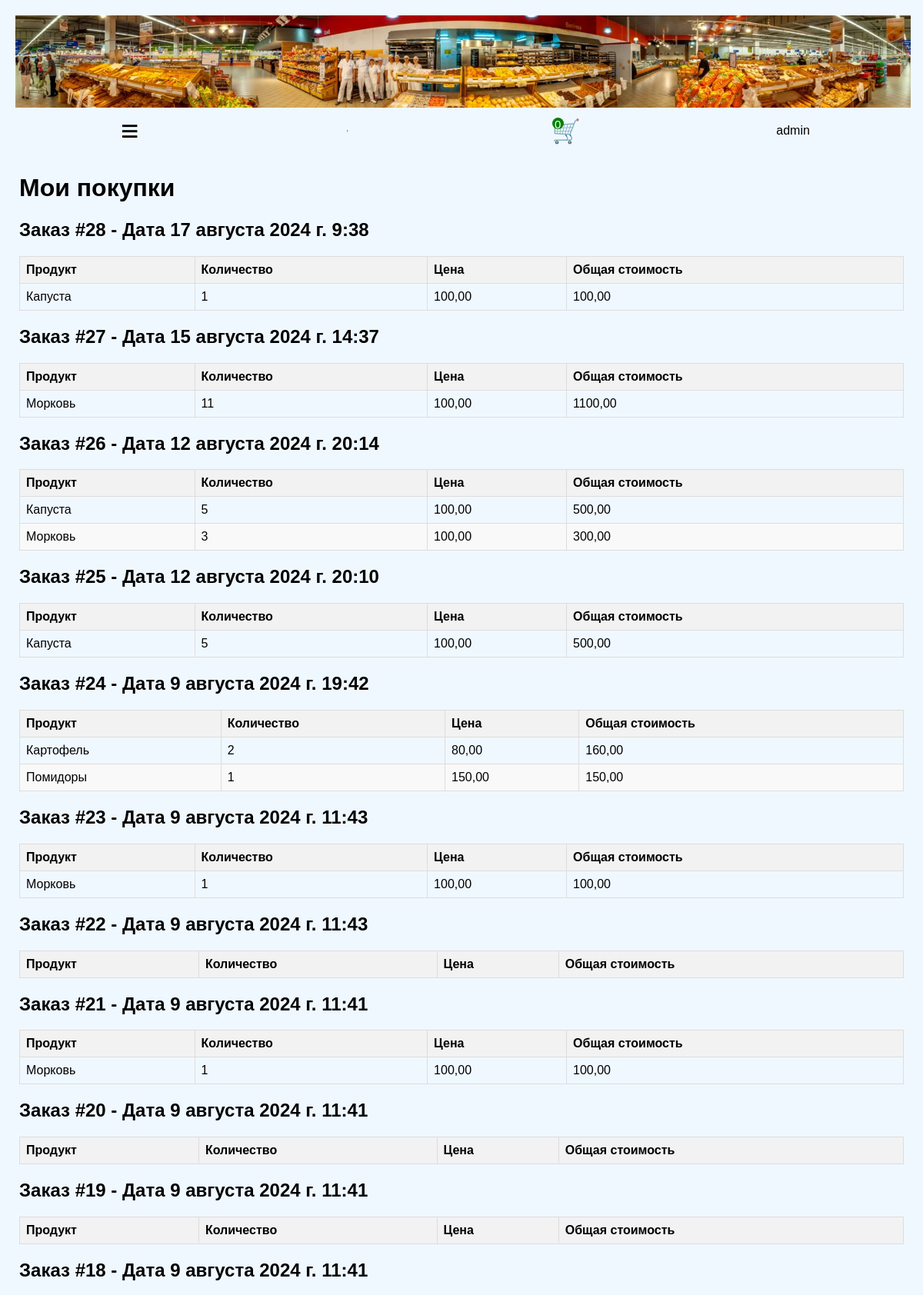
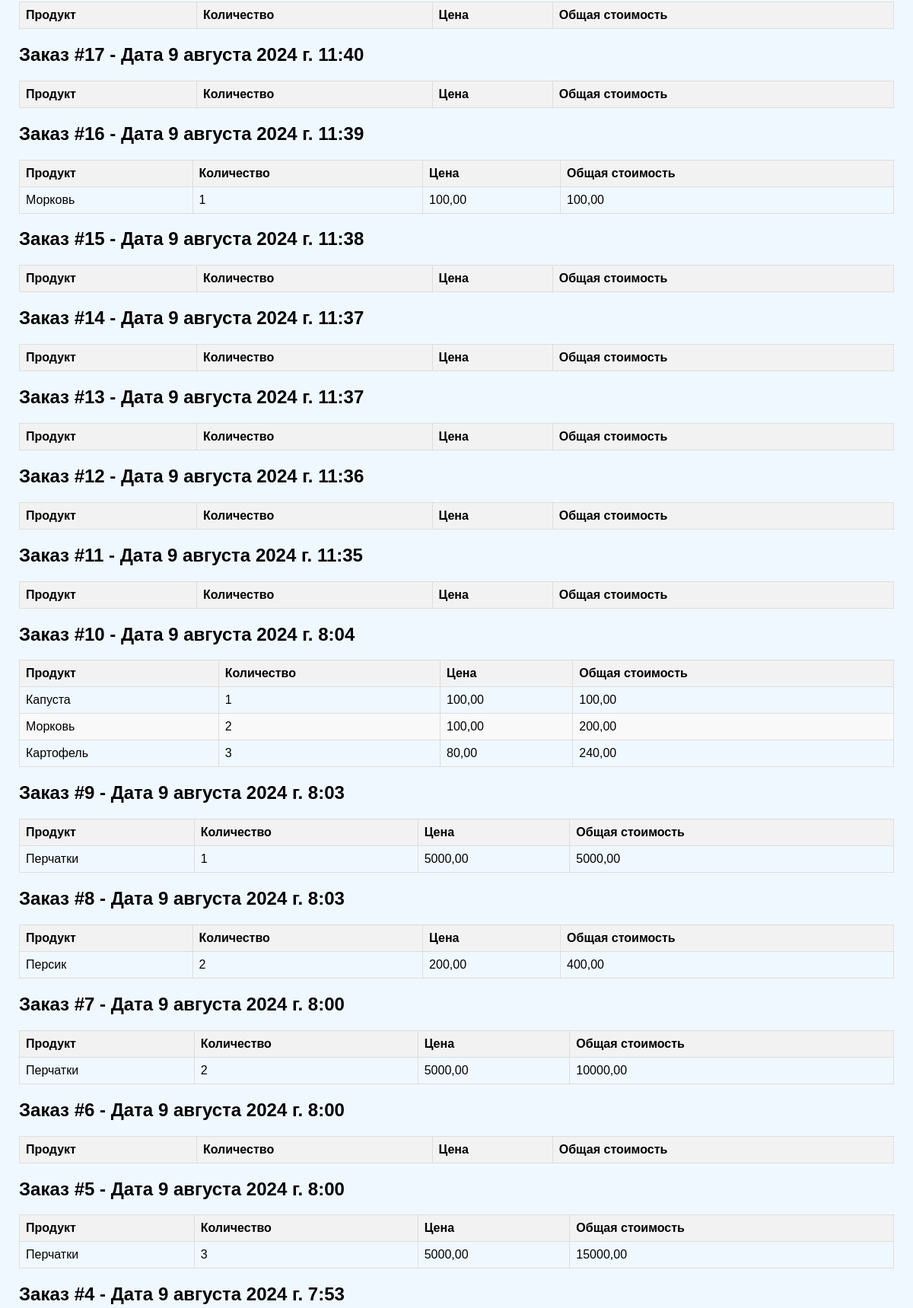
Page /order/ (signed in, upper part) on the committed database (2 pictures, top to bottom).
### shop/models.py (models this page shows, shortened)
class User(AbstractUser):
    email_validator = EmailValidator()
    phone_number = models.CharField(max_length=12, blank=True)
    on_the_list = models.BooleanField(default=False)

class Order(models.Model):
    user = models.ForeignKey(User, on_delete=models.CASCADE)
    created_at = models.DateTimeField(auto_now_add=True)
    updated_at = models.DateTimeField(auto_now=True)
    status = models.CharField(
        max_length=20,
        choices=[
            ("Pending", "Pending"),
            ("Completed", "Completed"),
            ("Cancelled", "Cancelled"),
        ],
    )
    total_price = models.DecimalField(max_digits=10, decimal_places=2)
    class Meta:
        ordering = ["-created_at"]
    def get_order_items(self):
        return self.order_items.all()

class OrderItem(models.Model):
    order = models.ForeignKey(
        Order, related_name="order_items", on_delete=models.CASCADE
    )
    product = models.ForeignKey(Product, on_delete=models.CASCADE)
    quantity = models.PositiveIntegerField(default=1)
    price = models.DecimalField(
        max_digits=10, decimal_places=2
    )  # Цена товара на момент заказа
    @property
    def total_price(self) -> int:
        return self.quantity * self.price

class Product(models.Model):
    name = models.CharField(max_length=255)
    description = models.TextField()
    price = models.DecimalField(max_digits=10, decimal_places=2)
    image = models.ImageField(upload_to="shop/media/products")
    created_at = models.DateTimeField(auto_now_add=True)
    updated_at = models.DateTimeField(auto_now=True)
    category = models.ForeignKey(
        Category,
        on_delete=models.SET_NULL,
        null=True,
        blank=True,
        related_name="product_set",
    )
    discount = models.DecimalField(
        max_digits=5, decimal_places=2, null=True, blank=True
    )
    is_active = models.BooleanField(default=True)
    stock_quantity = models.PositiveIntegerField(default=0)
    attributes = models.JSONField(blank=True, null=True)

### shop/views.py (the view)
# urls.py: path("order/", views.order, name="order"),
def order(request):
    user = request.user
    orders = get_orders(user)
    return render(request, "order.html", {"orders": orders})

### shop/cont_processor/count_bascket.py (called while the page is built)
def count_products_in_bascket(request):
    try:
        cart = Cart.objects.get(user=request.user)
        count = cart.items.count()
        print(count)
        return {"count": count}
    except Exception as e:
        print(e)
        return {"count": 0}

### shop/process_db/processor_db.py (called while the page is built)
def get_orders(user):
    orders = Order.objects.filter(user=user)
    return orders

### shop/templates/order.html (shortened to what this page needs)
{% extends 'main.html' %}
{% block content %}
  <body>
    <h1>Мои покупки</h1>
    {% for order in orders %}
      <h2>Заказ #{{ order.id }} - Дата {{ order.created_at }}</h2>
      <table>
        <thead>
          <tr>
            <th>Продукт</th>
            <th>Количество</th>
            <th>Цена</th>
            <th>Общая стоимость</th>
          </tr>
        </thead>
        <tbody>
          {% for item in order.get_order_items %}
            <tr>
              <td>{{ item.product.name }}</td>
              <td>{{ item.quantity }}</td>
              <td>{{ item.price }}</td>
              <td>{{ item.total_price }}</td>
            </tr>
          {% endfor %}
        </tbody>
      </table>
    {% empty %}
      <p>You have no orders.</p>
    {% endfor %}
  </body>
{% endblock %}

### shop/templates/main.html (shortened to what this page needs)
<!DOCTYPE html>
<html lang="en">
  <head>
  </head>
  <body>
    <div class="box">
      <div class="header">
      </div>
      <div class="logo">
        <span onclick="openNav()"><span class="menu-icon">&#8801;</span></span>
        <hr />
        <a href="{% url 'bascet' %}" id="basket" data-count="{{ count }}"><span class="bascet">&#x1F6D2;</span></a>
        <p>{{ request.user }}</p>
      </div>
      <div id="main">
        <div class="conteiner-main">
          {% block content %}
          {% endblock %}
        </div>
      </div>
    </div>
  </body>
</html>

### shop/templates/order.html (style rules this page uses)
a { text-decoration: none; }
body { font-family: Arial, sans-serif; margin: 20px; }
table { width: 100%; border-collapse: collapse; }
th, td { border: 1px solid #ddd; padding: 8px; text-align: left; }
th { background-color: #f2f2f2; }
tr:nth-child(even) { background-color: #f9f9f9; }

### shop/templates/main.html (style rules this page uses)
#basket::before { color: green; content: attr(data-count); font-size: 15px; position: absolute; transform: translate(0, 0); width: 15px; height: 15px; border-radius: 20px; background-color: green; color: white; text-align: center; }
.header { margin: 0; background-image: url('/static/panorama.jpg'); background-repeat: no-repeat; background-size: cover; background-size: 100%; width: 97vw; height: 15vh; background-position: center; }
.logo hr { margin: auto 10px; height: 1px; background-color: gray; }
.logo { display: flex; justify-content: space-between; align-items: center; justify-content: space-around; }
.bascet { font-size: 30px; }
.menu-icon { width: 20px; display: inline-block; cursor: pointer; padding: 0 10px; font-size: 40px; line-height: 1.5; }
.header { display: flex; justify-content: center; }
body { background-color: aliceblue !important; }
#main { transition: margin-left 0.7s; padding: 5px; }

### rows in the picture
User: user "admin"
Order: id "28", created_at "17 августа 2024 г. 9:38"
OrderItem: product.name "Капуста", quantity "1", price "100,00", total_price "100,00"
Order: id "27", created_at "15 августа 2024 г. 14:37"
OrderItem: product.name "Морковь", quantity "11", price "100,00", total_price "1100,00"
Order: id "26", created_at "12 августа 2024 г. 20:14"
OrderItem: product.name "Капуста", quantity "5", price "100,00", total_price "500,00"
OrderItem: product.name "Морковь", quantity "3", price "100,00", total_price "300,00"
Order: id "25", created_at "12 августа 2024 г. 20:10"
OrderItem: product.name "Капуста", quantity "5", price "100,00", total_price "500,00"
Order: id "24", created_at "9 августа 2024 г. 19:42"
OrderItem: product.name "Картофель", quantity "2", price "80,00", total_price "160,00"
OrderItem: product.name "Помидоры", quantity "1", price "150,00", total_price "150,00"
Order: id "23", created_at "9 августа 2024 г. 11:43"
OrderItem: product.name "Морковь", quantity "1", price "100,00", total_price "100,00"
Order: id "22", created_at "9 августа 2024 г. 11:43"
Order: id "21", created_at "9 августа 2024 г. 11:41"
OrderItem: product.name "Морковь", quantity "1", price "100,00", total_price "100,00"
Order: id "20", created_at "9 августа 2024 г. 11:41"
Order: id "19", created_at "9 августа 2024 г. 11:41"
Order: id "18", created_at "9 августа 2024 г. 11:41"
Order: id "17", created_at "9 августа 2024 г. 11:40"
Order: id "16", created_at "9 августа 2024 г. 11:39"
OrderItem: product.name "Морковь", quantity "1", price "100,00", total_price "100,00"
Order: id "15", created_at "9 августа 2024 г. 11:38"
Order: id "14", created_at "9 августа 2024 г. 11:37"
Order: id "13", created_at "9 августа 2024 г. 11:37"
Order: id "12", created_at "9 августа 2024 г. 11:36"
Order: id "11", created_at "9 августа 2024 г. 11:35"
Order: id "10", created_at "9 августа 2024 г. 8:04"
OrderItem: product.name "Капуста", quantity "1", price "100,00", total_price "100,00"
OrderItem: product.name "Морковь", quantity "2", price "100,00", total_price "200,00"
OrderItem: product.name "Картофель", quantity "3", price "80,00", total_price "240,00"
Order: id "9", created_at "9 августа 2024 г. 8:03"
OrderItem: product.name "Перчатки", quantity "1", price "5000,00", total_price "5000,00"
Order: id "8", created_at "9 августа 2024 г. 8:03"
OrderItem: product.name "Персик", quantity "2", price "200,00", total_price "400,00"
Order: id "7", created_at "9 августа 2024 г. 8:00"
OrderItem: product.name "Перчатки", quantity "2", price "5000,00", total_price "10000,00"
Order: id "6", created_at "9 августа 2024 г. 8:00"
Order: id "5", created_at "9 августа 2024 г. 8:00"
OrderItem: product.name "Перчатки", quantity "3", price "5000,00", total_price "15000,00"
Order: id "4", created_at "9 августа 2024 г. 7:53"
